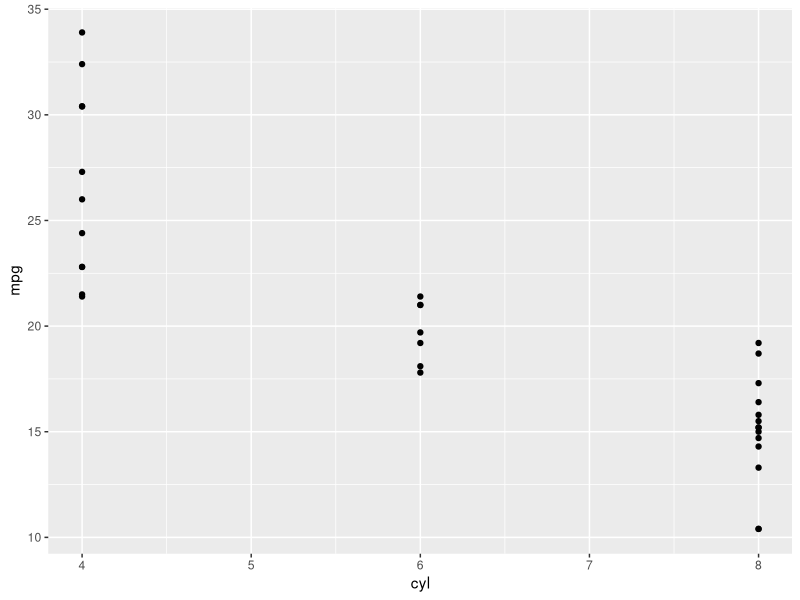
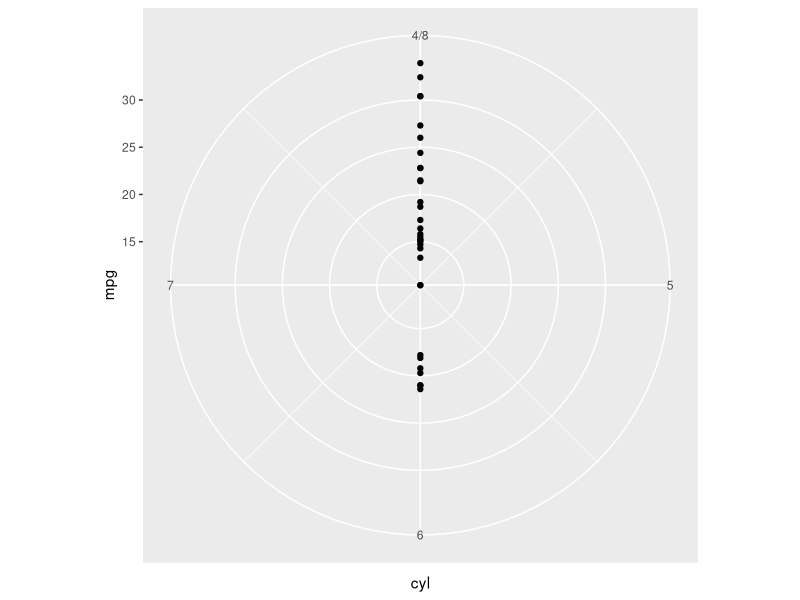
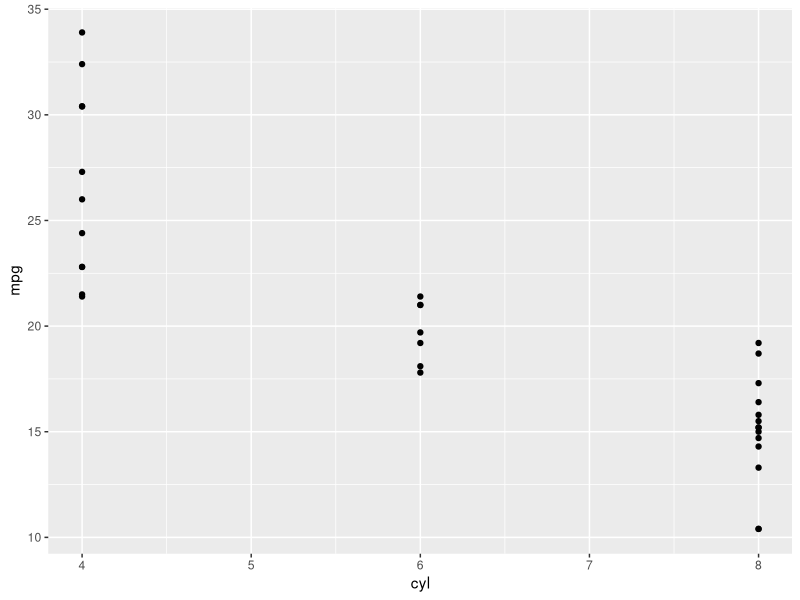

Here is the R script that generated these plots, in order:
## ---- chunk 1
dbase <- c(4,5,6,4,2)
names(dbase) <- c("India","China","Saudi Arabia","Bulgaria","Morocco")
dbase

str(mtcars)
summary(mtcars)
library(ggplot2)

p <- ggplot(mtcars, aes(x = cyl, y = mpg)) + geom_point()

p
p+coord_polar()

ggplot(mtcars, aes(x = cyl, y = mpg)) + geom_point()
